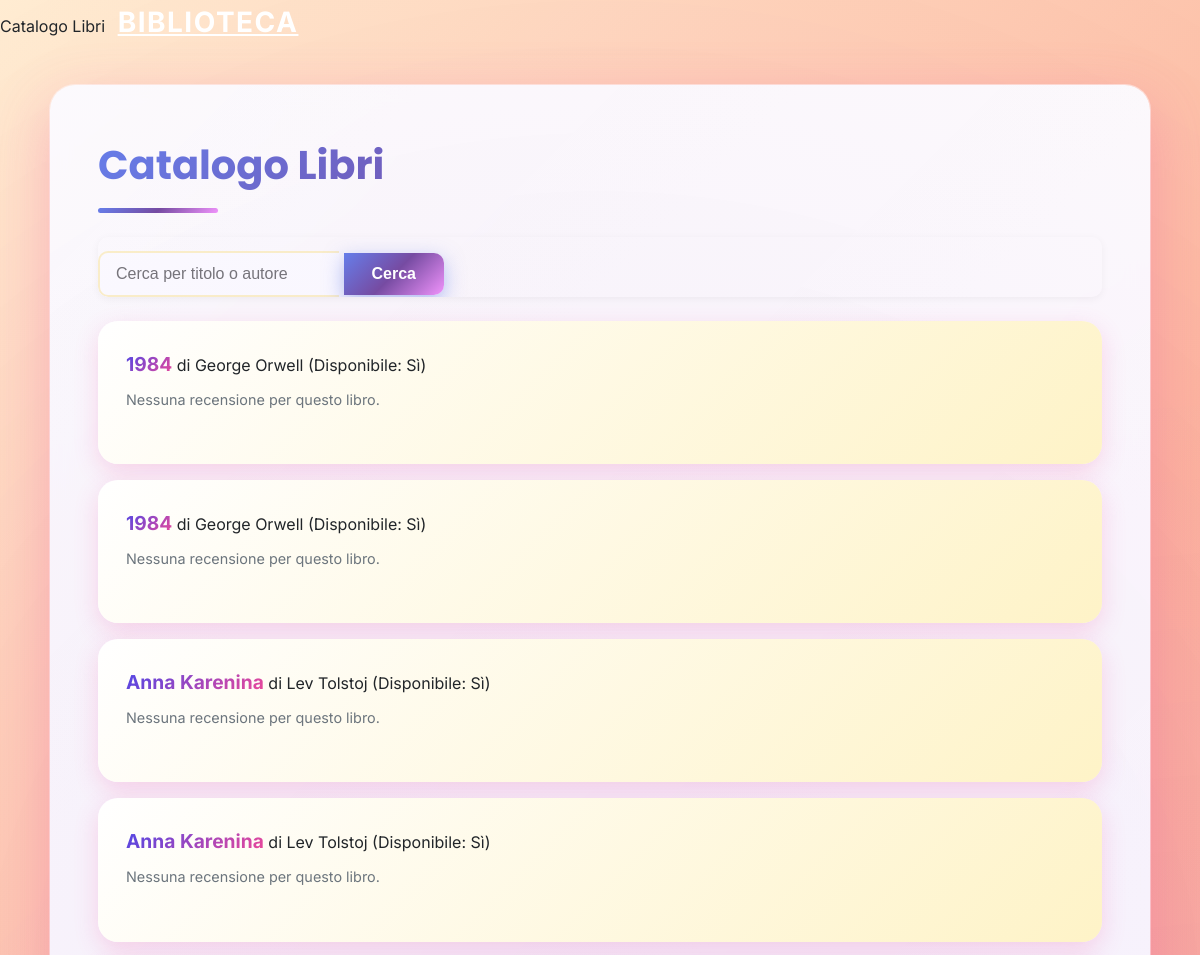
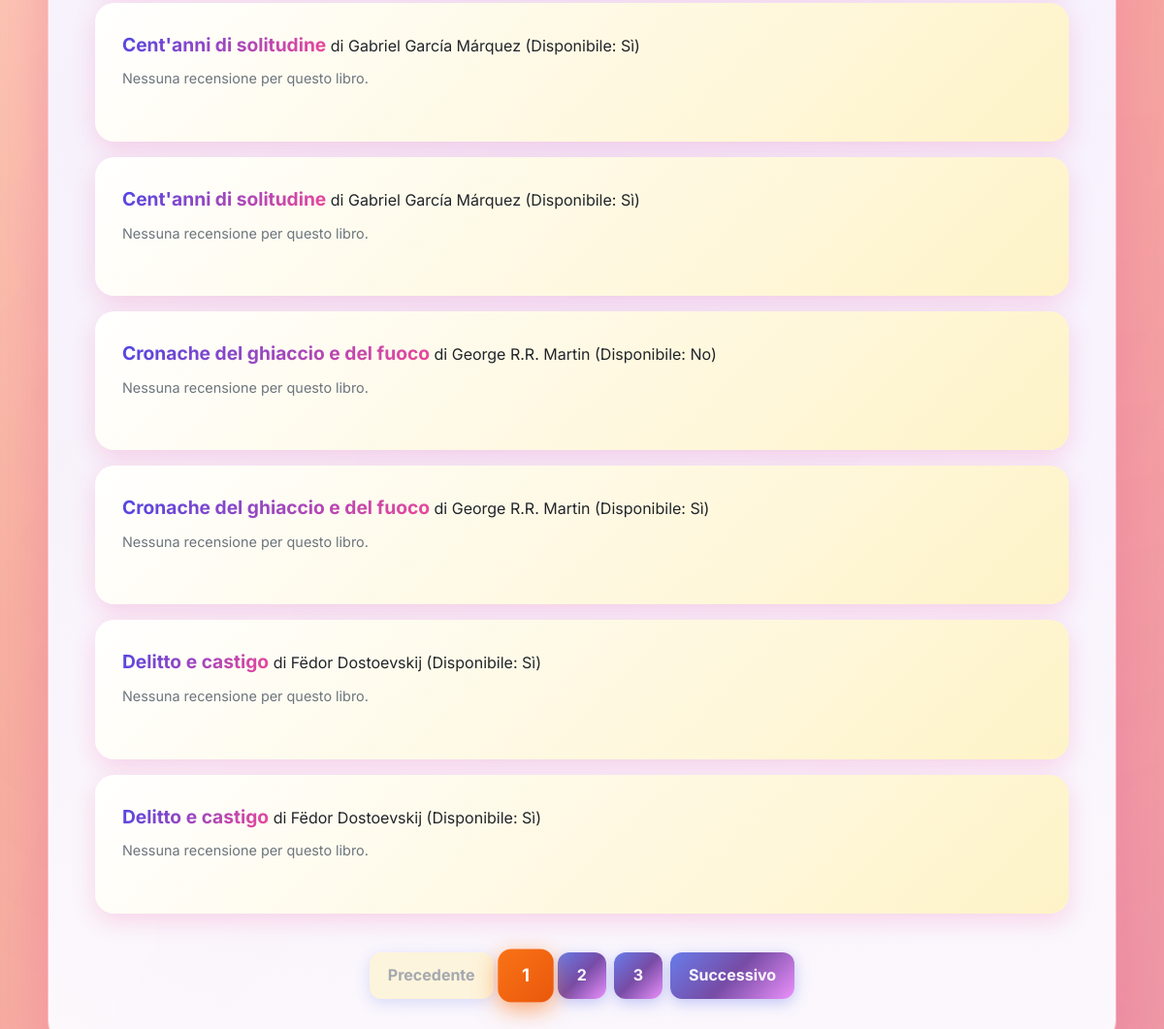
Page /catalogo/ on the earlier database version (2 pictures, top to bottom).
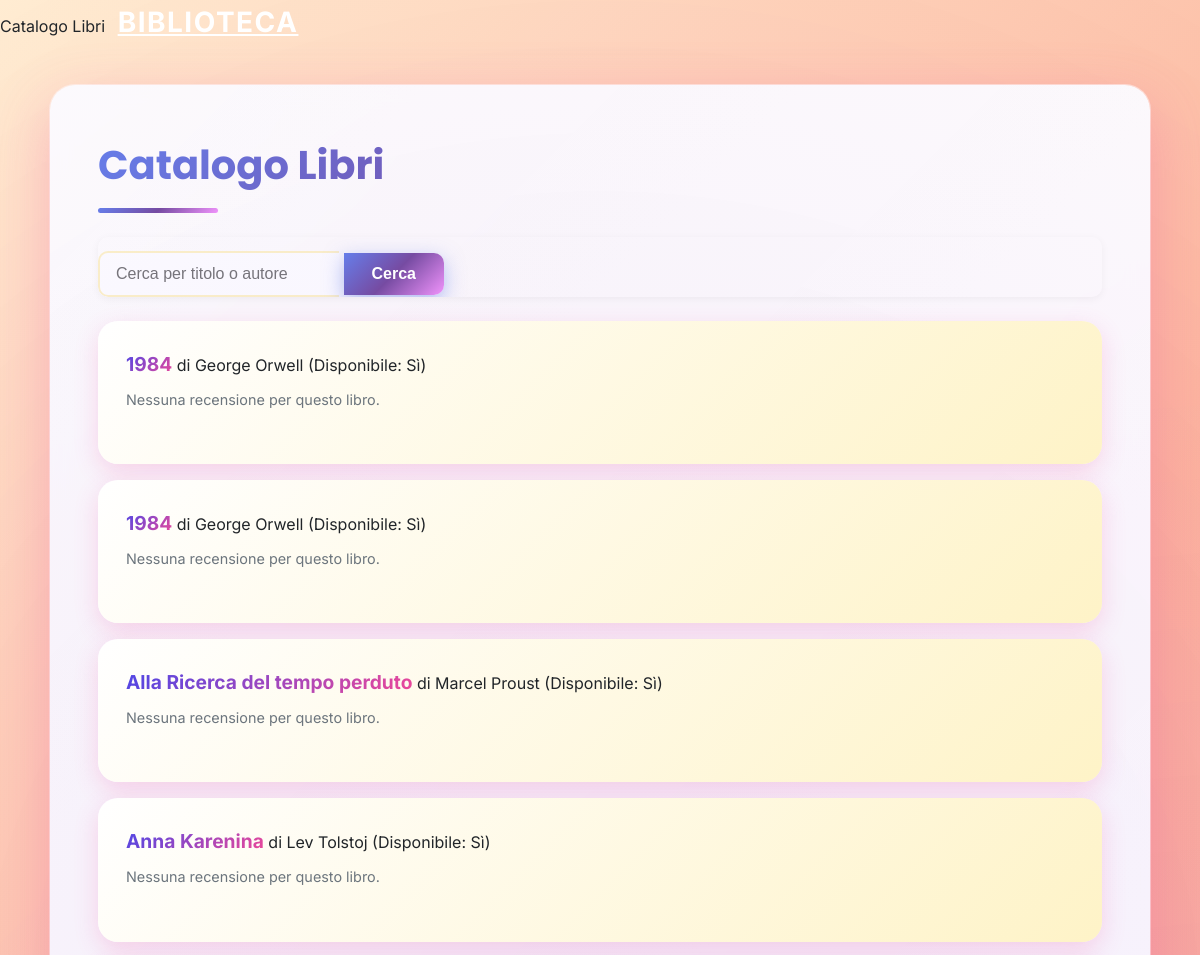
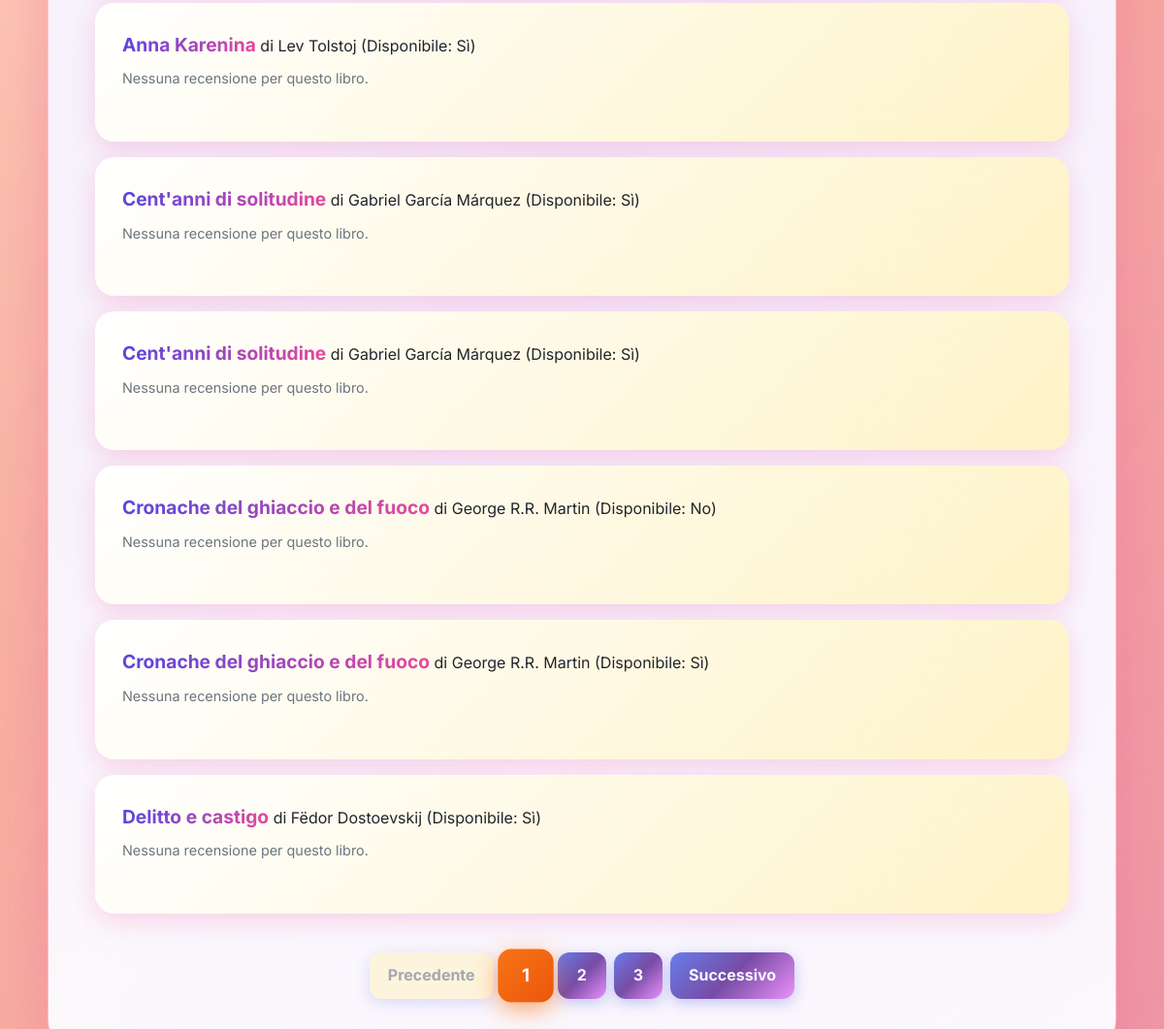
Same page on the later database version (2 pictures, top to bottom).
### PrestitiLibro/models.py (models this page shows)
class Catalogo(models.Model):
    titolo = models.CharField(max_length=50)
    autore = models.CharField(max_length=40)
    data_pubblicazione = models.DateField()
    disponibilità = models.BooleanField(default = True)
    class Meta:
        permissions = [
            ("can_borrow_book", "Può prendere in prestito libri"),
            ("can_manage_loans", "Può gestire i prestiti"),
        ]
    def __str__(self):
        return self.titolo

### PrestitiLibro/views.py (the view)
# urls.py: path('catalogo/', views.lista_catalogo, name='catalogo'),
def lista_catalogo(request):
    query = request.GET.get('q', '')
    cataloghi = Catalogo.objects.all()
    if query:
        cataloghi = cataloghi.filter(Q(titolo__icontains=query) | Q(autore__icontains=query))
    cataloghi = cataloghi.order_by('titolo')
    paginator = Paginator(cataloghi, 10)  # 10 libri per pagina
    page_number = request.GET.get('page')
    page_obj = paginator.get_page(page_number)
    print("QuerySet:", cataloghi)  # Debug
    print("Page object:", page_obj)  # Debug
    return render(request, 'PrestitiLibro/lista_catalogo.html', {'page_obj': page_obj, 'query': query})

### PrestitiLibro/templates/PrestitiLibro/lista_catalogo.html (shortened to what this page needs)
{% extends 'PrestitiLibro/base.html' %}
{% block content %}
    <a class="navbar-brand" href="{% url 'home' %}">
     Biblioteca
</a>
    <div class="catalogo-container">
        <h1>Catalogo Libri</h1>
        <form method="GET" class="search-form mb-4">
            <div class="input-group">
                <input type="text" name="q" class="form-control" placeholder="Cerca per titolo o autore" value="{{ query }}">
                <button type="submit" class="btn btn-primary">Cerca</button>
            </div>
        </form>
        <ul class="list-group">
            {% for libro in page_obj %}
                <li class="list-group-item">
                    <div class="d-flex justify-content-between align-items-center">
                        <span>
                            <strong>{{ libro.titolo }}</strong> di {{ libro.autore }}
                            (Disponibile: {{ libro.disponibilità|yesno:"Sì,No" }})
                        </span>
                    </div>
                    {% with recensioni=libro.recensione_set.all %}
                        {% if recensioni %}
                            <div class="recensioni">
                                <p><strong>Recensioni:</strong> {{ recensioni|length }} recensione{{ recensioni|length|pluralize }}</p>
                                <ul class="list-unstyled">
                                    {% for recensione in recensioni %}
                                        <li class="border-top pt-2">
                                            <strong>{{ recensione.utente_id.username }}</strong>: {{ recensione.voto }} stella{{ recensione.voto|pluralize }}
                                            {% if recensione.commento %}
                                                - {{ recensione.commento|truncatewords:20 }}
                                            {% endif %}
                                            <small class="text-muted">({{ recensione.data|date:"d/m/Y" }})</small>
                                        </li>
                                    {% endfor %}
                                </ul>
                            </div>
                        {% else %}
                            <p class="text-muted mt-2">Nessuna recensione per questo libro.</p>
                        {% endif %}
                    {% endwith %}
                </li>
            {% empty %}
                <li class="list-group-item text-center">
                    Nessun libro trovato. {% if query %}Prova con un'altra ricerca.{% else %}Aggiungi libri tramite l'admin.{% endif %}
                </li>
            {% endfor %}
        </ul>
        {% if page_obj.paginator.num_pages > 1 %}
            <nav aria-label="Paginazione catalogo" class="pagination">
                <ul class="pagination">
                    {% if page_obj.has_previous %}
                        <li class="page-item">
                            <a class="page-link" href="?page={{ page_obj.previous_page_number }}&q={{ query }}">Precedente</a>
                        </li>
                    {% else %}
                        <li class="page-item disabled">
                            <span class="page-link">Precedente</span>
                        </li>
                    {% endif %}
                    {% for num in page_obj.paginator.page_range %}
                        {% if page_obj.number == num %}
                            <li class="page-item active">
                                <span class="page-link">{{ num }}</span>
                            </li>
                        {% elif num > page_obj.number|add:-3 and num < page_obj.number|add:3 %}
                            <li class="page-item">
                                <a class="page-link" href="?page={{ num }}&q={{ query }}">{{ num }}</a>
                            </li>
                        {% endif %}
                    {% endfor %}
                    {% if page_obj.has_next %}
                        <li class="page-item">
                            <a class="page-link" href="?page={{ page_obj.next_page_number }}&q={{ query }}">Successivo</a>
                        </li>
                    {% else %}
                        <li class="page-item disabled">
                            <span class="page-link">Successivo</span>
                        </li>
                    {% endif %}
                </ul>
            </nav>
        {% endif %}
    </div>
{% endblock %}

### PrestitiLibro/templates/PrestitiLibro/base.html (shortened to what this page needs)
{% load static %}
{% block content %}{% endblock %}

Differences in the rows shown:
no longer on this page (row unchanged): Catalogo: titolo "Delitto e castigo", autore "Fëdor Dostoevskij", disponibilità "Sì", shows "Nessuna recensione per questo libro."
added Catalogo: titolo "Alla Ricerca del tempo perduto", autore "Marcel Proust", disponibilità "Sì", shows "Nessuna recensione per questo libro."
